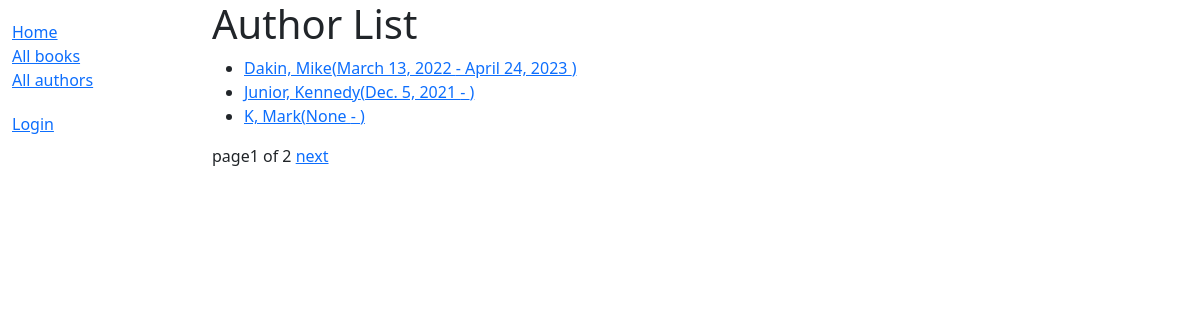
Screenshot of /catalog/authors/ with the database file from the repository.
### catalog/models.py (models this page shows)
class Author(models.Model):
    first_name = models.CharField(max_length=100)
    last_name = models.CharField(max_length=100)
    date_of_birth = models.DateField(null=True,blank=True)
    date_of_death = models.DateField(null=True,blank=True)
    class Meta:
        ordering = ['last_name', 'last_name']
    def get_absolute_url(self):
        return reverse('author-detail',args=[str(self.id)])
    def __str__(self):
        return f"{self.last_name}, {self.first_name}"

### catalog/views.py (the view)
# urls.py: path('authors/',views.AuthorListView.as_view(),name='author'),
class AuthorListView(generic.ListView):
    model = Author
    paginate_by = 3

### catalog/templates/catalog/author_list.html
{% extends 'registration/base_generic.html'%}
{% block content %}
    <h1>Author List</h1>
    {% if author_list %}
        <ul>
            {% for author in author_list %}
                <li>
                    <a href="{{author.get_absolute_url}}">{{author}}({{author.date_of_birth}} - {% if author.date_of_death %}{{author.date_of_death}} {% endif%})</a>
                </li>
            {% endfor %}
        </ul>
    {% else %}
        <p>There are no authors available.</p>
    {% endif %}
{% endblock %}

### rows the page displays
Author: last_name+first_name "Dakin, Mike", date_of_birth "March 13, 2022", date_of_death "April 24, 2023"
Author: last_name+first_name "Junior, Kennedy", date_of_birth "Dec. 5, 2021"
Author: last_name+first_name "K, Mark", date_of_birth "None"

### other values shown
{{ page_obj.number }} "1"
{{ page_obj.paginator.num_pages }} "2"
